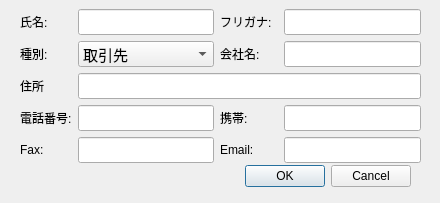
<?xml version="1.0" encoding="UTF-8"?>
<ui version="4.0">
 <class>Dialog</class>
 <widget class="QDialog" name="Dialog">
  <property name="geometry">
   <rect>
    <x>0</x>
    <y>0</y>
    <width>440</width>
    <height>203</height>
   </rect>
  </property>
  <property name="windowTitle">
   <string>編集</string>
  </property>
  <widget class="QDialogButtonBox" name="buttonBox">
   <property name="geometry">
    <rect>
     <x>70</x>
     <y>160</y>
     <width>341</width>
     <height>32</height>
    </rect>
   </property>
   <property name="orientation">
    <enum>Qt::Horizontal</enum>
   </property>
   <property name="standardButtons">
    <set>QDialogButtonBox::Cancel|QDialogButtonBox::Ok</set>
   </property>
  </widget>
  <widget class="QWidget" name="gridLayoutWidget">
   <property name="geometry">
    <rect>
     <x>20</x>
     <y>9</y>
     <width>401</width>
     <height>158</height>
    </rect>
   </property>
   <layout class="QGridLayout" name="gridLayout">
    <item row="1" column="5">
     <widget class="QLineEdit" name="lineEdit_company">
      <property name="font">
       <font>
        <pointsize>11</pointsize>
       </font>
      </property>
      <property name="cursorPosition">
       <number>0</number>
      </property>
     </widget>
    </item>
    <item row="2" column="2" colspan="4">
     <widget class="QLineEdit" name="lineEdit_address">
      <property name="font">
       <font>
        <pointsize>11</pointsize>
       </font>
      </property>
     </widget>
    </item>
    <item row="4" column="5">
     <widget class="QLineEdit" name="lineEdit_Email">
      <property name="font">
       <font>
        <pointsize>11</pointsize>
       </font>
      </property>
      <property name="styleSheet">
       <string notr="true"/>
      </property>
      <property name="inputMethodHints">
       <set>Qt::ImhEmailCharactersOnly</set>
      </property>
     </widget>
    </item>
    <item row="3" column="5">
     <widget class="QLineEdit" name="lineEdit_mobile">
      <property name="font">
       <font>
        <pointsize>11</pointsize>
       </font>
      </property>
      <property name="inputMethodHints">
       <set>Qt::ImhFormattedNumbersOnly</set>
      </property>
     </widget>
    </item>
    <item row="3" column="2">
     <widget class="QLineEdit" name="lineEdit_phone">
      <property name="font">
       <font>
        <pointsize>11</pointsize>
       </font>
      </property>
      <property name="autoFillBackground">
       <bool>false</bool>
      </property>
      <property name="styleSheet">
       <string notr="true"/>
      </property>
      <property name="inputMethodHints">
       <set>Qt::ImhFormattedNumbersOnly</set>
      </property>
      <property name="cursorPosition">
       <number>0</number>
      </property>
     </widget>
    </item>
    <item row="4" column="2">
     <widget class="QLineEdit" name="lineEdit_Fax">
      <property name="font">
       <font>
        <pointsize>11</pointsize>
       </font>
      </property>
      <property name="inputMethodHints">
       <set>Qt::ImhFormattedNumbersOnly</set>
      </property>
     </widget>
    </item>
    <item row="0" column="3">
     <widget class="QLabel" name="label_furigana">
      <property name="text">
       <string>フリガナ:</string>
      </property>
     </widget>
    </item>
    <item row="2" column="0">
     <widget class="QLabel" name="label_address">
      <property name="text">
       <string>住所</string>
      </property>
     </widget>
    </item>
    <item row="4" column="0">
     <widget class="QLabel" name="label_Fax">
      <property name="text">
       <string>Fax:</string>
      </property>
     </widget>
    </item>
    <item row="3" column="3">
     <widget class="QLabel" name="label_mobile">
      <property name="text">
       <string>携帯:</string>
      </property>
     </widget>
    </item>
    <item row="1" column="3">
     <widget class="QLabel" name="label_company">
      <property name="text">
       <string>会社名:</string>
      </property>
     </widget>
    </item>
    <item row="3" column="0">
     <widget class="QLabel" name="label_phone">
      <property name="text">
       <string>電話番号:</string>
      </property>
     </widget>
    </item>
    <item row="1" column="0">
     <widget class="QLabel" name="label_shubetsu">
      <property name="text">
       <string>種別:</string>
      </property>
     </widget>
    </item>
    <item row="0" column="0">
     <widget class="QLabel" name="Label_name">
      <property name="text">
       <string>氏名:</string>
      </property>
     </widget>
    </item>
    <item row="4" column="3">
     <widget class="QLabel" name="label_Email">
      <property name="text">
       <string>Email:</string>
      </property>
     </widget>
    </item>
    <item row="1" column="2">
     <widget class="QComboBox" name="comboBox">
      <property name="font">
       <font>
        <pointsize>11</pointsize>
       </font>
      </property>
      <property name="styleSheet">
       <string notr="true"/>
      </property>
      <item>
       <property name="text">
        <string>取引先</string>
       </property>
      </item>
      <item>
       <property name="text">
        <string>家族</string>
       </property>
      </item>
      <item>
       <property name="text">
        <string>友人</string>
       </property>
      </item>
     </widget>
    </item>
    <item row="0" column="5">
     <widget class="QLineEdit" name="lineEdit_furigana">
      <property name="font">
       <font>
        <pointsize>11</pointsize>
       </font>
      </property>
      <property name="styleSheet">
       <string notr="true"/>
      </property>
      <property name="cursorPosition">
       <number>0</number>
      </property>
      <property name="cursorMoveStyle">
       <enum>Qt::LogicalMoveStyle</enum>
      </property>
     </widget>
    </item>
    <item row="0" column="2">
     <widget class="QLineEdit" name="lineEdit_name">
      <property name="font">
       <font>
        <pointsize>11</pointsize>
       </font>
      </property>
      <property name="styleSheet">
       <string notr="true"/>
      </property>
      <property name="cursorPosition">
       <number>0</number>
      </property>
     </widget>
    </item>
   </layout>
   <zorder>lineEdit_furigana</zorder>
   <zorder>label_address</zorder>
   <zorder>label_Fax</zorder>
   <zorder>label_mobile</zorder>
   <zorder>label_company</zorder>
   <zorder>label_phone</zorder>
   <zorder>label_shubetsu</zorder>
   <zorder>lineEdit_name</zorder>
   <zorder>Label_name</zorder>
   <zorder>label_Email</zorder>
   <zorder>label_furigana</zorder>
   <zorder>lineEdit_Fax</zorder>
   <zorder>lineEdit_phone</zorder>
   <zorder>lineEdit_mobile</zorder>
   <zorder>lineEdit_company</zorder>
   <zorder>lineEdit_Email</zorder>
   <zorder>lineEdit_address</zorder>
   <zorder>comboBox</zorder>
  </widget>
 </widget>
 <tabstops>
  <tabstop>lineEdit_name</tabstop>
  <tabstop>lineEdit_furigana</tabstop>
  <tabstop>comboBox</tabstop>
  <tabstop>lineEdit_company</tabstop>
  <tabstop>lineEdit_address</tabstop>
  <tabstop>lineEdit_phone</tabstop>
  <tabstop>lineEdit_mobile</tabstop>
  <tabstop>lineEdit_Fax</tabstop>
  <tabstop>lineEdit_Email</tabstop>
  <tabstop>buttonBox</tabstop>
 </tabstops>
 <resources/>
 <connections>
  <connection>
   <sender>buttonBox</sender>
   <signal>accepted()</signal>
   <receiver>Dialog</receiver>
   <slot>accept()</slot>
   <hints>
    <hint type="sourcelabel">
     <x>248</x>
     <y>254</y>
    </hint>
    <hint type="destinationlabel">
     <x>157</x>
     <y>274</y>
    </hint>
   </hints>
  </connection>
  <connection>
   <sender>buttonBox</sender>
   <signal>rejected()</signal>
   <receiver>Dialog</receiver>
   <slot>reject()</slot>
   <hints>
    <hint type="sourcelabel">
     <x>316</x>
     <y>260</y>
    </hint>
    <hint type="destinationlabel">
     <x>286</x>
     <y>274</y>
    </hint>
   </hints>
  </connection>
 </connections>
</ui>
